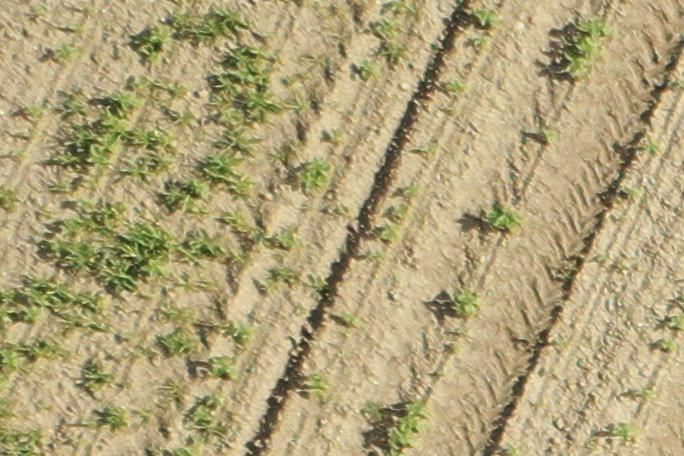
#> input picture Documentation/Images/CropFields_Sample/Example_SunflowerField_1.jpg, 684 x 456 px
$ python -i data.py   (imports and definitions only)
#> lines starting #> are read from the running program, lines starting #| are printed output that depends on the picture; after the words box and inside, x2 and y2 are one past the last pixel; in counts of white or black regions, pixels touching at a corner belong together
# -*- coding: utf-8 -*-
"""
Created on Wed Jan 29 13:36:47 2020

@author:
    Naomie Berda
    Léa Courteille
    Grison William
    Lucas Mathieu
"""

import os
from skimage.util import random_noise
path_scripts = os.path.dirname(os.path.abspath(__file__))
# [1 line not run here, left out]
import otsu as o


import numpy as np
import matplotlib.pyplot as plt
import cv2
from PIL import Image, ImageFilter


class Data:
    '''
    Classe avec l'ensemble des données chargées

        path_images -- string :
            chemin du repertoire d'accès aux images
        name -- string :
            nom de l'image
        image_array -- array :
            tableau des pixels l'image (RGB)
        image_gray -- array :
            tableau des pixels de l'image en noir et blanc
        image_ExG -- array :
            tableau des pixels de l'image convertis en valeur d'ExG
        mask -- array :
            tableau du mask obtenu appliqué à image_ExG
        rang_aligne -- array :
            tableau du mask oriente de tel sorte que les rang de culture soient verticals
    '''

    def __init__(self, name, path_images="",
                 _apply_noise = False,
                 _noise_type = "speckle",
                 _noise_var = 0.01,
                 _apply_blur = False,
                 _blur_radius = 2,
                 _img_array_restrictions=None):

#> called with path_images = '', _apply_noise = False, _noise_type = 'speckle', _noise_var = 0.01, _apply_blur = False, _blur_radius = 2
        self.path_images = path_images
        self.name = name
        self.image_PIL=Image.open(os.path.join(self.path_images,self.name))
#> self.image_PIL is the input picture: PIL image 684x456 RGB; mean R, G, B 175.9, 162.3, 120
        if (_apply_blur):
            self.image_PIL = self.image_PIL.filter(ImageFilter.GaussianBlur(radius = _blur_radius))
        self.image_array =  np.array(self.image_PIL)
        if (_img_array_restrictions != None):
            self.image_array = self.image_array[self.image_array.shape[0]-_img_array_restrictions[0]:,
                                                :_img_array_restrictions[1]]
        self.image_gray = np.array(self.image_PIL.convert('L'))
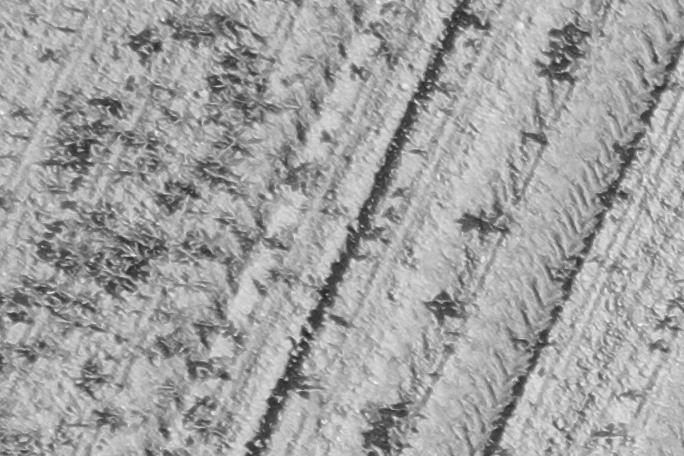
#> self.image_gray: shape (456, 684); min 34, max 249, mean 161.6

        #plt.imshow(self.image_array)

        self._apply_noise = _apply_noise
        self.noise_type = _noise_type
        self.noise_var = _noise_var

    # [38 lines left out: functions apply_noise, convertir_ExG, create_maskExG, not called in this run]


    def convertir_HSV(self):
        """
        retourne l'image en HSV
        """
        #lecture image avec cv2 (image en BGR par défaut)
        image = cv2.imread(os.path.join(self.path_images,self.name))
        #conversion image en RGB
        image = cv2.cvtColor(image, cv2.COLOR_BGR2HSV)
#> image: shape (456, 684, 3); mean H, S, V 22.8, 84.2, 176.6
        return image


    def create_maskHSV(self, sensibilite=20):
        """
        cree un masque HSV en valeur 0/255
        """
        # masque de detection du vert
        self.image_HSV = self.convertir_HSV()
        lower_green = np.array([60 - sensibilite, 0, 0])
        upper_green = np.array([60 + sensibilite, 255, 255])
        mask = cv2.inRange(self.image_HSV, lower_green , upper_green)
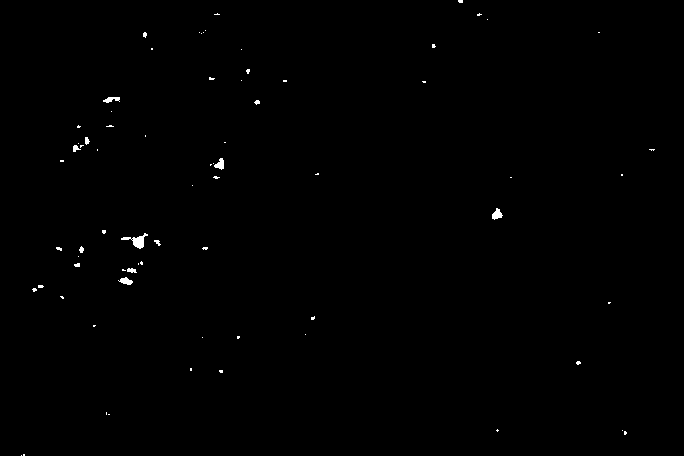
#> mask: shape (456, 684); 0.33% white; 73 white regions (61 under 20 px), largest, box (x1, y1, x2, y2) and area: (121, 233, 148, 249) 159, (492, 208, 503, 220) 79, (214, 158, 224, 170) 73
        self.mask_HSV = mask


    # [103 lines left out: functions create_maskOtsu, create_maskfusion, create_maskunion, display, save, not called in this run]


>>> result = Data('../Documentation/Images/CropFields_Sample/Example_SunflowerField_1.jpg').create_maskHSV()

$ run again, on Documentation/Images/CropFields_Sample/Example_SunflowerField_2.jpg
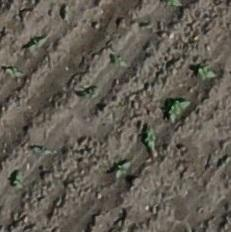
#> input picture Documentation/Images/CropFields_Sample/Example_SunflowerField_2.jpg, 231 x 232 px
#> in __init__, self.image_PIL is the input picture: PIL image 231x232 RGB; mean R, G, B 98.3, 92.5, 82.3
#> in create_maskHSV, `mask = cv2.inRange(self.image_HSV, lower_green , upper_green)`:
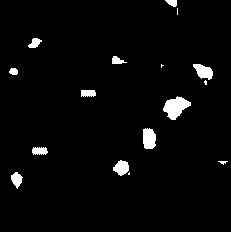
#> mask: shape (232, 231); 3.1% white; 16 white regions (4 under 20 px), largest, box (x1, y1, x2, y2) and area: (163, 96, 191, 120) 386, (143, 128, 156, 149) 237, (193, 64, 213, 80) 204
